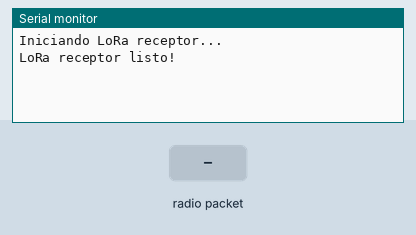
Bench run of a sketch on a simulated Arduino Uno, built with avr-gcc and run on an emulated ATmega328P. Parts: the last lines printed to the serial monitor. Inputs (shaded band) come from the test bench. No radio packets arrive unless stated.

Above: at 1.2 s.
1.3 s: radio packet "1" arrives
At 2.5 s:
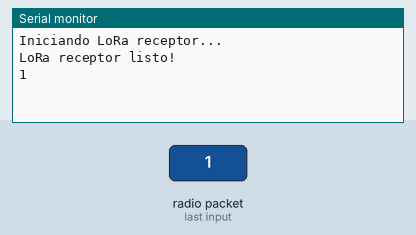
2.8 s: radio packet "0" arrives
At 3.6 s:
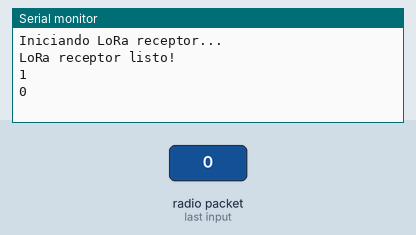
4.3 s: radio packet "2" arrives
At 4.7 s:
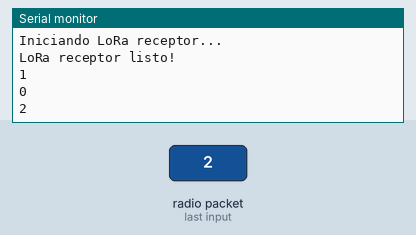

Measured:
- after the input at 1.3 s, the serial monitor: prints a new line at once (image 1)
- after the input at 2.8 s, the serial monitor: prints a new line at once (image 2)
- after the input at 4.3 s, the serial monitor: prints a new line at once (image 3)

The sketch:

tierra.ino
```cpp
#include <SPI.h>
#include <LoRa.h>

// Pines del LoRa
#define SS      10
#define RST     9
#define DIO0    2

void setup() {
  Serial.begin(9600);
  while (!Serial);

  Serial.println("Iniciando LoRa receptor...");

  LoRa.setPins(SS, RST, DIO0);

  if (!LoRa.begin(433E6)) { // Frecuencia: 433 MHz
    Serial.println("Error iniciando LoRa!");
    while (true);
  }

  Serial.println("LoRa receptor listo!");
}

void loop() {
  int packetSize = LoRa.parsePacket();
  if (packetSize) {
    String msg = "";
    while (LoRa.available()) {
      msg += (char)LoRa.read();  // concatenas cada carácter recibido
    }
    Serial.println(msg);  // aquí se imprime con salto de línea
  }
}
```
